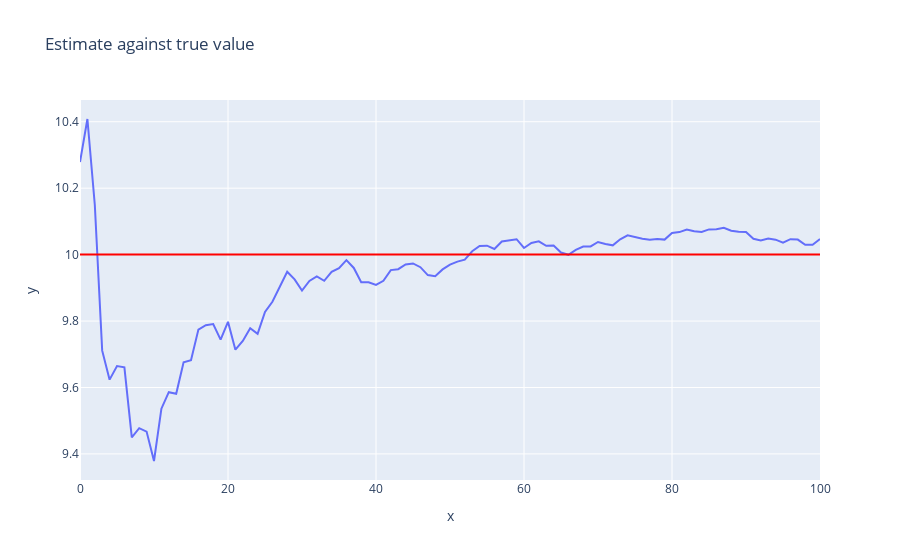

Notebook code for this chart:
### Code cell
fig = ex.line(x=range(101), y=np.array(trace)[:,0], title='Estimate against true value')
fig.add_hline(y=X, line_color='red')

### Figure 1 — Plotly figure (JSON) as saved in the notebook; plotly's stock layout.template omitted (floating-point values rounded to 4 significant figures)
{"data": [{"hovertemplate": "x=%{x}<br>y=%{y}<extra></extra>", "legendgroup": "", "line": {"color": "#636efa", "dash": "solid"}, "marker": {"symbol": "circle"}, "mode": "lines", "name": "", "orientation": "v", "showlegend": false, "type": "scatter", "x": [0, 1, 2, 3, 4, 5, 6, 7, 8, 9, 10, 11, 12, 13, 14, 15, 16, 17, 18, 19, 20, 21, 22, 23, 24, 25, 26, 27, 28, 29, 30, 31, 32, 33, 34, 35, 36, 37, 38, 39, 40, 41, 42, 43, 44, 45, 46, 47, 48, 49, 50, 51, 52, 53, 54, 55, 56, 57, 58, 59, 60, 61, 62, 63, 64, 65, 66, 67, 68, 69, 70, 71, 72, 73, 74, 75, 76, 77, 78, 79, 80, 81, 82, 83, 84, 85, 86, 87, 88, 89, 90, 91, 92, 93, 94, 95, 96, 97, 98, 99, 100], "xaxis": "x", "y": [10.28, 10.41, 10.15, 9.711, 9.624, 9.665, 9.661, 9.45, 9.478, 9.467, 9.379, 9.536, 9.586, 9.581, 9.676, 9.682, 9.774, 9.788, 9.791, 9.744, 9.798, 9.714, 9.74, 9.779, 9.762, 9.827, 9.858, 9.902, 9.949, 9.925, 9.892, 9.921, 9.934, 9.921, 9.948, 9.959, 9.983, 9.96, 9.917, 9.917, 9.909, 9.921, 9.953, 9.956, 9.97, 9.973, 9.962, 9.938, 9.935, 9.955, 9.97, 9.979, 9.985, 10.01, 10.03, 10.03, 10.02, 10.04, 10.04, 10.05, 10.02, 10.04, 10.04, 10.03, 10.03, 10.01, 9.999, 10.01, 10.02, 10.02, 10.04, 10.03, 10.03, 10.05, 10.06, 10.05, 10.05, 10.05, 10.05, 10.05, 10.07, 10.07, 10.08, 10.07, 10.07, 10.08, 10.08, 10.08, 10.07, 10.07, 10.07, 10.05, 10.04, 10.05, 10.04, 10.04, 10.05, 10.05, 10.03, 10.03, 10.05], "yaxis": "y"}], "layout": {"autosize": true, "legend": {"tracegroupgap": 0}, "shapes": [{"line": {"color": "red"}, "type": "line", "x0": 0, "x1": 1, "xref": "x domain", "y0": 10, "y1": 10, "yref": "y"}], "title": {"text": "Estimate against true value"}, "xaxis": {"anchor": "y", "autorange": true, "domain": [0, 1], "range": [0, 100], "title": {"text": "x"}, "type": "linear"}, "yaxis": {"anchor": "x", "autorange": true, "domain": [0, 1], "range": [9.322, 10.47], "title": {"text": "y"}, "type": "linear"}}}
